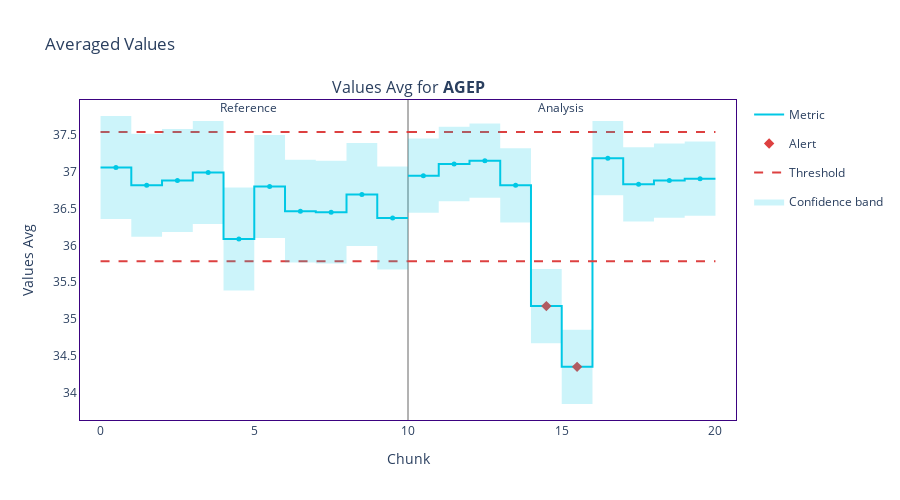
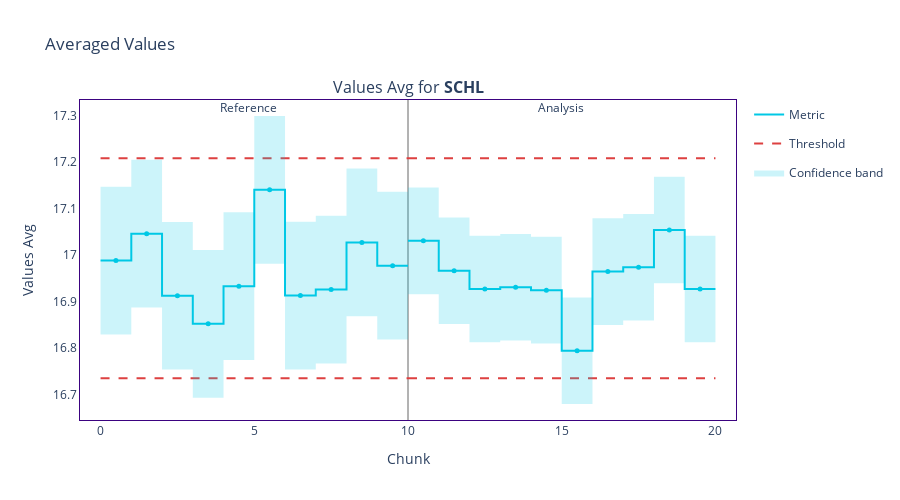
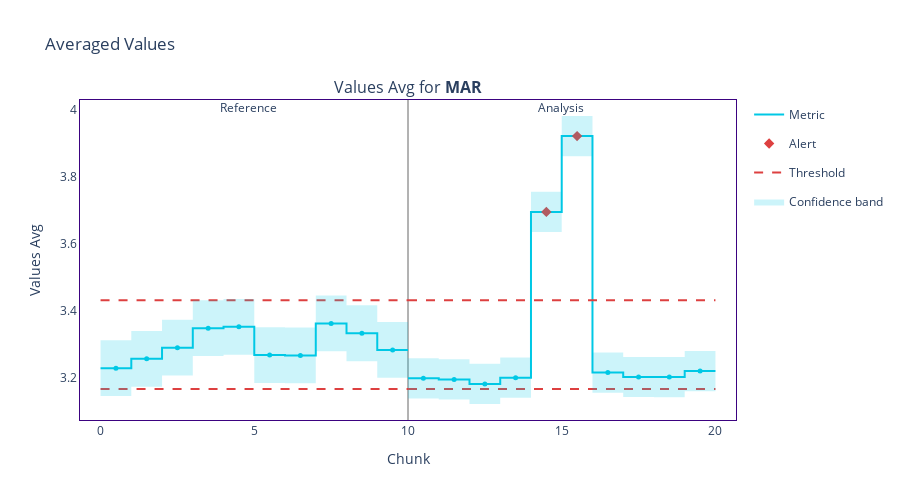
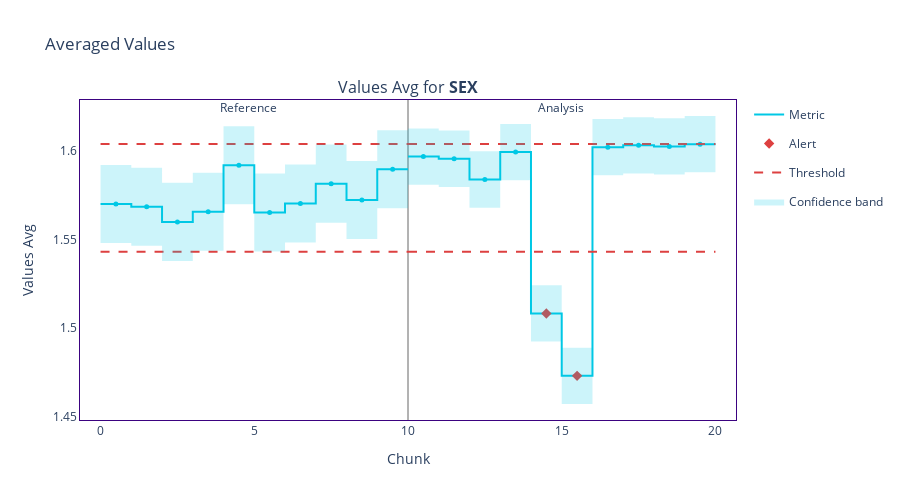

The code cell stored with these charts, in order, in its notebook:
### Markdown cell above
Let's examine how the mean of all columns is changing over time

### Code cell
calc = nml.SummaryStatsAvgCalculator(
    column_names=feature_column_names,
)

calc.fit(reference_df)
results = calc.calculate(analysis_df)
display(results.filter(period='all').to_df())

for column_name in results.column_names:
    results.filter(column_names=column_name).plot().show()

### Figure 1 — Plotly figure (JSON) as saved in the notebook; plotly's stock layout.template omitted (floating-point values rounded to 4 significant figures)
{"data": [{"hoverinfo": "skip", "legendgroup": "metric_reference", "line": {"color": "#00c8e5", "shape": "hv", "width": 2}, "mode": "lines", "name": "Metric", "showlegend": true, "x": [0, 1, 2, 3, 4, 5, 6, 7, 8, 9, 10], "y": [37.06, 36.82, 36.88, 36.99, 36.09, 36.8, 36.47, 36.45, 36.69, 36.37, 36.37], "type": "scatter", "xaxis": "x", "yaxis": "y"}, {"customdata": [["Values Avg for <b>AGEP</b>", "<b style=\"color:#00c8e5;line-height:60px\">Reference</b>", "", "[0:4539]", "Chunk index: <b>0</b>", 37.06, 0.7008], ["Values Avg for <b>AGEP</b>", "<b style=\"color:#00c8e5;line-height:60px\">Reference</b>", "", "[4540:9079]", "Chunk index: <b>1</b>", 36.82, 0.7008], ["Values Avg for <b>AGEP</b>", "<b style=\"color:#00c8e5;line-height:60px\">Reference</b>", "", "[9080:13619]", "Chunk index: <b>2</b>", 36.88, 0.7008], ["Values Avg for <b>AGEP</b>", "<b style=\"color:#00c8e5;line-height:60px\">Reference</b>", "", "[13620:18159]", "Chunk index: <b>3</b>", 36.99, 0.7008], ["Values Avg for <b>AGEP</b>", "<b style=\"color:#00c8e5;line-height:60px\">Reference</b>", "", "[18160:22699]", "Chunk index: <b>4</b>", 36.09, 0.7008], ["Values Avg for <b>AGEP</b>", "<b style=\"color:#00c8e5;line-height:60px\">Reference</b>", "", "[22700:27239]", "Chunk index: <b>5</b>", 36.8, 0.7008], ["Values Avg for <b>AGEP</b>", "<b style=\"color:#00c8e5;line-height:60px\">Reference</b>", "", "[27240:31779]", "Chunk index: <b>6</b>", 36.47, 0.7008], ["Values Avg for <b>AGEP</b>", "<b style=\"color:#00c8e5;line-height:60px\">Reference</b>", "", "[31780:36319]", "Chunk index: <b>7</b>", 36.45, 0.7008], ["Values Avg for <b>AGEP</b>", "<b style=\"color:#00c8e5;line-height:60px\">Reference</b>", "", "[36320:40859]", "Chunk index: <b>8</b>", 36.69, 0.7008], ["Values Avg for <b>AGEP</b>", "<b style=\"color:#00c8e5;line-height:60px\">Reference</b>", "", "[40860:45404]", "Chunk index: <b>9</b>", 36.37, 0.7004]], "hovertemplate": "%{customdata[1]} &nbsp; &nbsp; %{customdata[2]} <br />Chunk: <b>%{customdata[3]}</b> &nbsp; &nbsp; %{customdata[4]} <br />%{customdata[0]}: <b>%{customdata[5]}</b><br />Confidence band: +/- <b>%{customdata[6]}</b><br /><extra></extra>", "legendgroup": "metric_reference", "marker": {"color": "#00c8e5", "size": 5, "symbol": "circle"}, "mode": "markers", "name": "Metric", "showlegend": false, "x": [0.5, 1.5, 2.5, 3.5, 4.5, 5.5, 6.5, 7.5, 8.5, 9.5], "y": [37.06, 36.82, 36.88, 36.99, 36.09, 36.8, 36.47, 36.45, 36.69, 36.37, 36.37], "type": "scatter", "xaxis": "x", "yaxis": "y"}, {"hoverinfo": "skip", "legendgroup": "metric_analysis", "line": {"color": "#00c8e5", "shape": "hv", "width": 2}, "mode": "lines", "name": "Metric", "showlegend": false, "x": [10, 11, 12, 13, 14, 15, 16, 17, 18, 19, 20], "y": [36.95, 37.11, 37.15, 36.82, 35.17, 34.35, 37.19, 36.83, 36.88, 36.91, 36.91], "type": "scatter", "xaxis": "x", "yaxis": "y"}, {"customdata": [["Values Avg for <b>AGEP</b>", "<b style=\"color:#3b0280;line-height:60px\">Analysis</b>", "", "[0:8719]", "Chunk index: <b>0</b>", 36.95, 0.5057], ["Values Avg for <b>AGEP</b>", "<b style=\"color:#3b0280;line-height:60px\">Analysis</b>", "", "[8720:17439]", "Chunk index: <b>1</b>", 37.11, 0.5057], ["Values Avg for <b>AGEP</b>", "<b style=\"color:#3b0280;line-height:60px\">Analysis</b>", "", "[17440:26159]", "Chunk index: <b>2</b>", 37.15, 0.5057], ["Values Avg for <b>AGEP</b>", "<b style=\"color:#3b0280;line-height:60px\">Analysis</b>", "", "[26160:34879]", "Chunk index: <b>3</b>", 36.82, 0.5057], ["Values Avg for <b>AGEP</b>", "<b style=\"color:#3b0280;line-height:60px\">Analysis</b>", "<span style=\"color:#AD0000\">⚠ <b>Drift detected</b></span>", "[34880:43599]", "Chunk index: <b>4</b>", 35.17, 0.5057], ["Values Avg for <b>AGEP</b>", "<b style=\"color:#3b0280;line-height:60px\">Analysis</b>", "<span style=\"color:#AD0000\">⚠ <b>Drift detected</b></span>", "[43600:52319]", "Chunk index: <b>5</b>", 34.35, 0.5057], ["Values Avg for <b>AGEP</b>", "<b style=\"color:#3b0280;line-height:60px\">Analysis</b>", "", "[52320:61039]", "Chunk index: <b>6</b>", 37.19, 0.5057], ["Values Avg for <b>AGEP</b>", "<b style=\"color:#3b0280;line-height:60px\">Analysis</b>", "", "[61040:69759]", "Chunk index: <b>7</b>", 36.83, 0.5057], ["Values Avg for <b>AGEP</b>", "<b style=\"color:#3b0280;line-height:60px\">Analysis</b>", "", "[69760:78479]", "Chunk index: <b>8</b>", 36.88, 0.5057], ["Values Avg for <b>AGEP</b>", "<b style=\"color:#3b0280;line-height:60px\">Analysis</b>", "", "[78480:87204]", "Chunk index: <b>9</b>", 36.91, 0.5055]], "hovertemplate": "%{customdata[1]} &nbsp; &nbsp; %{customdata[2]} <br />Chunk: <b>%{customdata[3]}</b> &nbsp; &nbsp; %{customdata[4]} <br />%{customdata[0]}: <b>%{customdata[5]}</b><br />Confidence band: +/- <b>%{customdata[6]}</b><br /><extra></extra>", "legendgroup": "metric_analysis", "marker": {"color": "#00c8e5", "size": 5, "symbol": "circle"}, "mode": "markers", "name": "Metric", "showlegend": false, "x": [10.5, 11.5, 12.5, 13.5, 14.5, 15.5, 16.5, 17.5, 18.5, 19.5], "y": [36.95, 37.11, 37.15, 36.82, 35.17, 34.35, 37.19, 36.83, 36.88, 36.91, 36.91], "type": "scatter", "xaxis": "x", "yaxis": "y"}, {"hoverinfo": "skip", "legendgroup": "alert", "marker": {"color": "#DD4040", "size": 8, "symbol": "diamond"}, "mode": "markers", "name": "Alert", "showlegend": true, "x": [14.5, 15.5], "y": [35.17, 34.35], "type": "scatter", "xaxis": "x", "yaxis": "y"}, {"hoverinfo": "skip", "legendgroup": "thresh", "line": {"color": "#DD4040", "dash": "dash", "width": 2}, "mode": "lines", "name": "Threshold", "showlegend": true, "x": [0, 1, 2, 3, 4, 5, 6, 7, 8, 9, 10], "y": [37.54, 37.54, 37.54, 37.54, 37.54, 37.54, 37.54, 37.54, 37.54, 37.54, 37.54], "type": "scatter", "xaxis": "x", "yaxis": "y"}, {"hoverinfo": "skip", "legendgroup": "thresh", "line": {"color": "#DD4040", "dash": "dash", "width": 2}, "mode": "lines", "name": "Threshold", "showlegend": false, "x": [0, 1, 2, 3, 4, 5, 6, 7, 8, 9, 10], "y": [35.78, 35.78, 35.78, 35.78, 35.78, 35.78, 35.78, 35.78, 35.78, 35.78, 35.78], "type": "scatter", "xaxis": "x", "yaxis": "y"}, {"hoverinfo": "skip", "legendgroup": "thresh", "line": {"color": "#DD4040", "dash": "dash", "width": 2}, "mode": "lines", "name": "Threshold", "showlegend": false, "x": [10, 11, 12, 13, 14, 15, 16, 17, 18, 19, 20], "y": [37.54, 37.54, 37.54, 37.54, 37.54, 37.54, 37.54, 37.54, 37.54, 37.54, 37.54], "type": "scatter", "xaxis": "x", "yaxis": "y"}, {"hoverinfo": "skip", "legendgroup": "thresh", "line": {"color": "#DD4040", "dash": "dash", "width": 2}, "mode": "lines", "name": "Threshold", "showlegend": false, "x": [10, 11, 12, 13, 14, 15, 16, 17, 18, 19, 20], "y": [35.78, 35.78, 35.78, 35.78, 35.78, 35.78, 35.78, 35.78, 35.78, 35.78, 35.78], "type": "scatter", "xaxis": "x", "yaxis": "y"}, {"hoverinfo": "skip", "line": {"color": "rgba(0,0,0,0)", "shape": "hv"}, "mode": "lines", "name": "Confidence band", "showlegend": false, "x": [0, 1, 2, 3, 4, 5, 6, 7, 8, 9, 10], "y": [37.76, 37.52, 37.59, 37.69, 36.79, 37.5, 37.17, 37.15, 37.4, 37.07, 37.07], "type": "scatter", "xaxis": "x", "yaxis": "y"}, {"fill": "tonexty", "fillcolor": "rgba(0.0, 0.7843137254901961, 0.8980392156862745, 0.2)", "hoverinfo": "skip", "line": {"color": "rgba(0,0,0,0)", "shape": "hv"}, "mode": "lines", "name": "Confidence band", "showlegend": true, "x": [0, 1, 2, 3, 4, 5, 6, 7, 8, 9, 10], "y": [36.36, 36.12, 36.18, 36.29, 35.39, 36.1, 35.77, 35.75, 35.99, 35.67, 35.67], "type": "scatter", "xaxis": "x", "yaxis": "y"}, {"hoverinfo": "skip", "line": {"color": "rgba(0,0,0,0)", "shape": "hv"}, "mode": "lines", "name": "Confidence band", "showlegend": false, "x": [10, 11, 12, 13, 14, 15, 16, 17, 18, 19, 20], "y": [37.46, 37.61, 37.66, 37.32, 35.68, 34.85, 37.69, 37.34, 37.39, 37.41, 37.41], "type": "scatter", "xaxis": "x", "yaxis": "y"}, {"fill": "tonexty", "fillcolor": "rgba(0.0, 0.7843137254901961, 0.8980392156862745, 0.2)", "hoverinfo": "skip", "line": {"color": "rgba(0,0,0,0)", "shape": "hv"}, "mode": "lines", "name": "Confidence band", "showlegend": false, "x": [10, 11, 12, 13, 14, 15, 16, 17, 18, 19, 20], "y": [36.44, 36.6, 36.65, 36.31, 34.67, 33.84, 36.68, 36.33, 36.38, 36.4, 36.4], "type": "scatter", "xaxis": "x", "yaxis": "y"}], "layout": {"height": 500.0, "hoverlabel": {"bgcolor": "white", "font": {"size": 14}}, "legend": {"itemclick": false, "itemdoubleclick": false, "traceorder": "grouped"}, "paper_bgcolor": "rgba(255,255,255,1)", "plot_bgcolor": "rgba(255,255,255,1)", "title": {"text": "Averaged Values "}, "xaxis": {"linecolor": "#3b0280", "mirror": true, "showgrid": false, "title": {"text": "Chunk"}, "zeroline": false, "anchor": "y", "domain": [0.0, 1.0], "matches": "x"}, "yaxis": {"linecolor": "#3b0280", "mirror": true, "showgrid": false, "title": {"text": "Values Avg"}, "zeroline": false, "anchor": "x", "domain": [0.0, 1.0]}, "annotations": [{"font": {"size": 16}, "showarrow": false, "text": "Values Avg for <b>AGEP</b>", "x": 0.5, "xanchor": "center", "xref": "paper", "y": 1.0, "yanchor": "bottom", "yref": "paper"}, {"showarrow": false, "text": "Reference", "x": 4.5, "xref": "x", "xshift": 10, "y": 1.01, "yref": "y domain"}, {"showarrow": false, "text": "Analysis", "x": 14.5, "xref": "x", "xshift": 15, "y": 1.01, "yref": "y domain"}], "shapes": [{"layer": "below", "line": {"color": "#666666", "width": 1}, "type": "line", "x0": 10, "x1": 10, "xref": "x", "y0": 0, "y1": 1, "yref": "y domain"}]}}

### Figure 2 — Plotly figure (JSON) as saved in the notebook; plotly's stock layout.template omitted (floating-point values rounded to 4 significant figures)
{"data": [{"hoverinfo": "skip", "legendgroup": "metric_reference", "line": {"color": "#00c8e5", "shape": "hv", "width": 2}, "mode": "lines", "name": "Metric", "showlegend": true, "x": [0, 1, 2, 3, 4, 5, 6, 7, 8, 9, 10], "y": [16.99, 17.05, 16.91, 16.85, 16.93, 17.14, 16.91, 16.93, 17.03, 16.98, 16.98], "type": "scatter", "xaxis": "x", "yaxis": "y"}, {"customdata": [["Values Avg for <b>SCHL</b>", "<b style=\"color:#00c8e5;line-height:60px\">Reference</b>", "", "[0:4539]", "Chunk index: <b>0</b>", 16.99, 0.1589], ["Values Avg for <b>SCHL</b>", "<b style=\"color:#00c8e5;line-height:60px\">Reference</b>", "", "[4540:9079]", "Chunk index: <b>1</b>", 17.05, 0.1589], ["Values Avg for <b>SCHL</b>", "<b style=\"color:#00c8e5;line-height:60px\">Reference</b>", "", "[9080:13619]", "Chunk index: <b>2</b>", 16.91, 0.1589], ["Values Avg for <b>SCHL</b>", "<b style=\"color:#00c8e5;line-height:60px\">Reference</b>", "", "[13620:18159]", "Chunk index: <b>3</b>", 16.85, 0.1589], ["Values Avg for <b>SCHL</b>", "<b style=\"color:#00c8e5;line-height:60px\">Reference</b>", "", "[18160:22699]", "Chunk index: <b>4</b>", 16.93, 0.1589], ["Values Avg for <b>SCHL</b>", "<b style=\"color:#00c8e5;line-height:60px\">Reference</b>", "", "[22700:27239]", "Chunk index: <b>5</b>", 17.14, 0.1589], ["Values Avg for <b>SCHL</b>", "<b style=\"color:#00c8e5;line-height:60px\">Reference</b>", "", "[27240:31779]", "Chunk index: <b>6</b>", 16.91, 0.1589], ["Values Avg for <b>SCHL</b>", "<b style=\"color:#00c8e5;line-height:60px\">Reference</b>", "", "[31780:36319]", "Chunk index: <b>7</b>", 16.93, 0.1589], ["Values Avg for <b>SCHL</b>", "<b style=\"color:#00c8e5;line-height:60px\">Reference</b>", "", "[36320:40859]", "Chunk index: <b>8</b>", 17.03, 0.1589], ["Values Avg for <b>SCHL</b>", "<b style=\"color:#00c8e5;line-height:60px\">Reference</b>", "", "[40860:45404]", "Chunk index: <b>9</b>", 16.98, 0.1588]], "hovertemplate": "%{customdata[1]} &nbsp; &nbsp; %{customdata[2]} <br />Chunk: <b>%{customdata[3]}</b> &nbsp; &nbsp; %{customdata[4]} <br />%{customdata[0]}: <b>%{customdata[5]}</b><br />Confidence band: +/- <b>%{customdata[6]}</b><br /><extra></extra>", "legendgroup": "metric_reference", "marker": {"color": "#00c8e5", "size": 5, "symbol": "circle"}, "mode": "markers", "name": "Metric", "showlegend": false, "x": [0.5, 1.5, 2.5, 3.5, 4.5, 5.5, 6.5, 7.5, 8.5, 9.5], "y": [16.99, 17.05, 16.91, 16.85, 16.93, 17.14, 16.91, 16.93, 17.03, 16.98, 16.98], "type": "scatter", "xaxis": "x", "yaxis": "y"}, {"hoverinfo": "skip", "legendgroup": "metric_analysis", "line": {"color": "#00c8e5", "shape": "hv", "width": 2}, "mode": "lines", "name": "Metric", "showlegend": false, "x": [10, 11, 12, 13, 14, 15, 16, 17, 18, 19, 20], "y": [17.03, 16.97, 16.93, 16.93, 16.92, 16.79, 16.96, 16.97, 17.05, 16.93, 16.93], "type": "scatter", "xaxis": "x", "yaxis": "y"}, {"customdata": [["Values Avg for <b>SCHL</b>", "<b style=\"color:#3b0280;line-height:60px\">Analysis</b>", "", "[0:8719]", "Chunk index: <b>0</b>", 17.03, 0.1147], ["Values Avg for <b>SCHL</b>", "<b style=\"color:#3b0280;line-height:60px\">Analysis</b>", "", "[8720:17439]", "Chunk index: <b>1</b>", 16.97, 0.1147], ["Values Avg for <b>SCHL</b>", "<b style=\"color:#3b0280;line-height:60px\">Analysis</b>", "", "[17440:26159]", "Chunk index: <b>2</b>", 16.93, 0.1147], ["Values Avg for <b>SCHL</b>", "<b style=\"color:#3b0280;line-height:60px\">Analysis</b>", "", "[26160:34879]", "Chunk index: <b>3</b>", 16.93, 0.1147], ["Values Avg for <b>SCHL</b>", "<b style=\"color:#3b0280;line-height:60px\">Analysis</b>", "", "[34880:43599]", "Chunk index: <b>4</b>", 16.92, 0.1147], ["Values Avg for <b>SCHL</b>", "<b style=\"color:#3b0280;line-height:60px\">Analysis</b>", "", "[43600:52319]", "Chunk index: <b>5</b>", 16.79, 0.1147], ["Values Avg for <b>SCHL</b>", "<b style=\"color:#3b0280;line-height:60px\">Analysis</b>", "", "[52320:61039]", "Chunk index: <b>6</b>", 16.96, 0.1147], ["Values Avg for <b>SCHL</b>", "<b style=\"color:#3b0280;line-height:60px\">Analysis</b>", "", "[61040:69759]", "Chunk index: <b>7</b>", 16.97, 0.1147], ["Values Avg for <b>SCHL</b>", "<b style=\"color:#3b0280;line-height:60px\">Analysis</b>", "", "[69760:78479]", "Chunk index: <b>8</b>", 17.05, 0.1147], ["Values Avg for <b>SCHL</b>", "<b style=\"color:#3b0280;line-height:60px\">Analysis</b>", "", "[78480:87204]", "Chunk index: <b>9</b>", 16.93, 0.1146]], "hovertemplate": "%{customdata[1]} &nbsp; &nbsp; %{customdata[2]} <br />Chunk: <b>%{customdata[3]}</b> &nbsp; &nbsp; %{customdata[4]} <br />%{customdata[0]}: <b>%{customdata[5]}</b><br />Confidence band: +/- <b>%{customdata[6]}</b><br /><extra></extra>", "legendgroup": "metric_analysis", "marker": {"color": "#00c8e5", "size": 5, "symbol": "circle"}, "mode": "markers", "name": "Metric", "showlegend": false, "x": [10.5, 11.5, 12.5, 13.5, 14.5, 15.5, 16.5, 17.5, 18.5, 19.5], "y": [17.03, 16.97, 16.93, 16.93, 16.92, 16.79, 16.96, 16.97, 17.05, 16.93, 16.93], "type": "scatter", "xaxis": "x", "yaxis": "y"}, {"hoverinfo": "skip", "legendgroup": "alert", "marker": {"color": "#DD4040", "size": 8, "symbol": "diamond"}, "mode": "markers", "name": "Alert", "showlegend": true, "x": [], "y": [], "type": "scatter", "xaxis": "x", "yaxis": "y"}, {"hoverinfo": "skip", "legendgroup": "thresh", "line": {"color": "#DD4040", "dash": "dash", "width": 2}, "mode": "lines", "name": "Threshold", "showlegend": true, "x": [0, 1, 2, 3, 4, 5, 6, 7, 8, 9, 10], "y": [17.21, 17.21, 17.21, 17.21, 17.21, 17.21, 17.21, 17.21, 17.21, 17.21, 17.21], "type": "scatter", "xaxis": "x", "yaxis": "y"}, {"hoverinfo": "skip", "legendgroup": "thresh", "line": {"color": "#DD4040", "dash": "dash", "width": 2}, "mode": "lines", "name": "Threshold", "showlegend": false, "x": [0, 1, 2, 3, 4, 5, 6, 7, 8, 9, 10], "y": [16.73, 16.73, 16.73, 16.73, 16.73, 16.73, 16.73, 16.73, 16.73, 16.73, 16.73], "type": "scatter", "xaxis": "x", "yaxis": "y"}, {"hoverinfo": "skip", "legendgroup": "thresh", "line": {"color": "#DD4040", "dash": "dash", "width": 2}, "mode": "lines", "name": "Threshold", "showlegend": false, "x": [10, 11, 12, 13, 14, 15, 16, 17, 18, 19, 20], "y": [17.21, 17.21, 17.21, 17.21, 17.21, 17.21, 17.21, 17.21, 17.21, 17.21, 17.21], "type": "scatter", "xaxis": "x", "yaxis": "y"}, {"hoverinfo": "skip", "legendgroup": "thresh", "line": {"color": "#DD4040", "dash": "dash", "width": 2}, "mode": "lines", "name": "Threshold", "showlegend": false, "x": [10, 11, 12, 13, 14, 15, 16, 17, 18, 19, 20], "y": [16.73, 16.73, 16.73, 16.73, 16.73, 16.73, 16.73, 16.73, 16.73, 16.73, 16.73], "type": "scatter", "xaxis": "x", "yaxis": "y"}, {"hoverinfo": "skip", "line": {"color": "rgba(0,0,0,0)", "shape": "hv"}, "mode": "lines", "name": "Confidence band", "showlegend": false, "x": [0, 1, 2, 3, 4, 5, 6, 7, 8, 9, 10], "y": [17.15, 17.21, 17.07, 17.01, 17.09, 17.3, 17.07, 17.08, 17.19, 17.14, 17.14], "type": "scatter", "xaxis": "x", "yaxis": "y"}, {"fill": "tonexty", "fillcolor": "rgba(0.0, 0.7843137254901961, 0.8980392156862745, 0.2)", "hoverinfo": "skip", "line": {"color": "rgba(0,0,0,0)", "shape": "hv"}, "mode": "lines", "name": "Confidence band", "showlegend": true, "x": [0, 1, 2, 3, 4, 5, 6, 7, 8, 9, 10], "y": [16.83, 16.89, 16.75, 16.69, 16.77, 16.98, 16.75, 16.77, 16.87, 16.82, 16.82], "type": "scatter", "xaxis": "x", "yaxis": "y"}, {"hoverinfo": "skip", "line": {"color": "rgba(0,0,0,0)", "shape": "hv"}, "mode": "lines", "name": "Confidence band", "showlegend": false, "x": [10, 11, 12, 13, 14, 15, 16, 17, 18, 19, 20], "y": [17.15, 17.08, 17.04, 17.05, 17.04, 16.91, 17.08, 17.09, 17.17, 17.04, 17.04], "type": "scatter", "xaxis": "x", "yaxis": "y"}, {"fill": "tonexty", "fillcolor": "rgba(0.0, 0.7843137254901961, 0.8980392156862745, 0.2)", "hoverinfo": "skip", "line": {"color": "rgba(0,0,0,0)", "shape": "hv"}, "mode": "lines", "name": "Confidence band", "showlegend": false, "x": [10, 11, 12, 13, 14, 15, 16, 17, 18, 19, 20], "y": [16.92, 16.85, 16.81, 16.82, 16.81, 16.68, 16.85, 16.86, 16.94, 16.81, 16.81], "type": "scatter", "xaxis": "x", "yaxis": "y"}], "layout": {"height": 500.0, "hoverlabel": {"bgcolor": "white", "font": {"size": 14}}, "legend": {"itemclick": false, "itemdoubleclick": false, "traceorder": "grouped"}, "paper_bgcolor": "rgba(255,255,255,1)", "plot_bgcolor": "rgba(255,255,255,1)", "title": {"text": "Averaged Values "}, "xaxis": {"linecolor": "#3b0280", "mirror": true, "showgrid": false, "title": {"text": "Chunk"}, "zeroline": false, "anchor": "y", "domain": [0.0, 1.0], "matches": "x"}, "yaxis": {"linecolor": "#3b0280", "mirror": true, "showgrid": false, "title": {"text": "Values Avg"}, "zeroline": false, "anchor": "x", "domain": [0.0, 1.0]}, "annotations": [{"font": {"size": 16}, "showarrow": false, "text": "Values Avg for <b>SCHL</b>", "x": 0.5, "xanchor": "center", "xref": "paper", "y": 1.0, "yanchor": "bottom", "yref": "paper"}, {"showarrow": false, "text": "Reference", "x": 4.5, "xref": "x", "xshift": 10, "y": 1.01, "yref": "y domain"}, {"showarrow": false, "text": "Analysis", "x": 14.5, "xref": "x", "xshift": 15, "y": 1.01, "yref": "y domain"}], "shapes": [{"layer": "below", "line": {"color": "#666666", "width": 1}, "type": "line", "x0": 10, "x1": 10, "xref": "x", "y0": 0, "y1": 1, "yref": "y domain"}]}}

### Figure 3 — Plotly figure (JSON) as saved in the notebook; plotly's stock layout.template omitted (floating-point values rounded to 4 significant figures)
{"data": [{"hoverinfo": "skip", "legendgroup": "metric_reference", "line": {"color": "#00c8e5", "shape": "hv", "width": 2}, "mode": "lines", "name": "Metric", "showlegend": true, "x": [0, 1, 2, 3, 4, 5, 6, 7, 8, 9, 10], "y": [3.23, 3.258, 3.291, 3.349, 3.353, 3.269, 3.268, 3.363, 3.334, 3.284, 3.284], "type": "scatter", "xaxis": "x", "yaxis": "y"}, {"customdata": [["Values Avg for <b>MAR</b>", "<b style=\"color:#00c8e5;line-height:60px\">Reference</b>", "", "[0:4539]", "Chunk index: <b>0</b>", 3.23, 0.0832], ["Values Avg for <b>MAR</b>", "<b style=\"color:#00c8e5;line-height:60px\">Reference</b>", "", "[4540:9079]", "Chunk index: <b>1</b>", 3.258, 0.0832], ["Values Avg for <b>MAR</b>", "<b style=\"color:#00c8e5;line-height:60px\">Reference</b>", "", "[9080:13619]", "Chunk index: <b>2</b>", 3.291, 0.0832], ["Values Avg for <b>MAR</b>", "<b style=\"color:#00c8e5;line-height:60px\">Reference</b>", "", "[13620:18159]", "Chunk index: <b>3</b>", 3.349, 0.0832], ["Values Avg for <b>MAR</b>", "<b style=\"color:#00c8e5;line-height:60px\">Reference</b>", "", "[18160:22699]", "Chunk index: <b>4</b>", 3.353, 0.0832], ["Values Avg for <b>MAR</b>", "<b style=\"color:#00c8e5;line-height:60px\">Reference</b>", "", "[22700:27239]", "Chunk index: <b>5</b>", 3.269, 0.0832], ["Values Avg for <b>MAR</b>", "<b style=\"color:#00c8e5;line-height:60px\">Reference</b>", "", "[27240:31779]", "Chunk index: <b>6</b>", 3.268, 0.0832], ["Values Avg for <b>MAR</b>", "<b style=\"color:#00c8e5;line-height:60px\">Reference</b>", "", "[31780:36319]", "Chunk index: <b>7</b>", 3.363, 0.0832], ["Values Avg for <b>MAR</b>", "<b style=\"color:#00c8e5;line-height:60px\">Reference</b>", "", "[36320:40859]", "Chunk index: <b>8</b>", 3.334, 0.0832], ["Values Avg for <b>MAR</b>", "<b style=\"color:#00c8e5;line-height:60px\">Reference</b>", "", "[40860:45404]", "Chunk index: <b>9</b>", 3.284, 0.0831]], "hovertemplate": "%{customdata[1]} &nbsp; &nbsp; %{customdata[2]} <br />Chunk: <b>%{customdata[3]}</b> &nbsp; &nbsp; %{customdata[4]} <br />%{customdata[0]}: <b>%{customdata[5]}</b><br />Confidence band: +/- <b>%{customdata[6]}</b><br /><extra></extra>", "legendgroup": "metric_reference", "marker": {"color": "#00c8e5", "size": 5, "symbol": "circle"}, "mode": "markers", "name": "Metric", "showlegend": false, "x": [0.5, 1.5, 2.5, 3.5, 4.5, 5.5, 6.5, 7.5, 8.5, 9.5], "y": [3.23, 3.258, 3.291, 3.349, 3.353, 3.269, 3.268, 3.363, 3.334, 3.284, 3.284], "type": "scatter", "xaxis": "x", "yaxis": "y"}, {"hoverinfo": "skip", "legendgroup": "metric_analysis", "line": {"color": "#00c8e5", "shape": "hv", "width": 2}, "mode": "lines", "name": "Metric", "showlegend": false, "x": [10, 11, 12, 13, 14, 15, 16, 17, 18, 19, 20], "y": [3.2, 3.196, 3.183, 3.201, 3.696, 3.922, 3.217, 3.203, 3.203, 3.221, 3.221], "type": "scatter", "xaxis": "x", "yaxis": "y"}, {"customdata": [["Values Avg for <b>MAR</b>", "<b style=\"color:#3b0280;line-height:60px\">Analysis</b>", "", "[0:8719]", "Chunk index: <b>0</b>", 3.2, 0.06], ["Values Avg for <b>MAR</b>", "<b style=\"color:#3b0280;line-height:60px\">Analysis</b>", "", "[8720:17439]", "Chunk index: <b>1</b>", 3.196, 0.06], ["Values Avg for <b>MAR</b>", "<b style=\"color:#3b0280;line-height:60px\">Analysis</b>", "", "[17440:26159]", "Chunk index: <b>2</b>", 3.183, 0.06], ["Values Avg for <b>MAR</b>", "<b style=\"color:#3b0280;line-height:60px\">Analysis</b>", "", "[26160:34879]", "Chunk index: <b>3</b>", 3.201, 0.06], ["Values Avg for <b>MAR</b>", "<b style=\"color:#3b0280;line-height:60px\">Analysis</b>", "<span style=\"color:#AD0000\">⚠ <b>Drift detected</b></span>", "[34880:43599]", "Chunk index: <b>4</b>", 3.696, 0.06], ["Values Avg for <b>MAR</b>", "<b style=\"color:#3b0280;line-height:60px\">Analysis</b>", "<span style=\"color:#AD0000\">⚠ <b>Drift detected</b></span>", "[43600:52319]", "Chunk index: <b>5</b>", 3.922, 0.06], ["Values Avg for <b>MAR</b>", "<b style=\"color:#3b0280;line-height:60px\">Analysis</b>", "", "[52320:61039]", "Chunk index: <b>6</b>", 3.217, 0.06], ["Values Avg for <b>MAR</b>", "<b style=\"color:#3b0280;line-height:60px\">Analysis</b>", "", "[61040:69759]", "Chunk index: <b>7</b>", 3.203, 0.06], ["Values Avg for <b>MAR</b>", "<b style=\"color:#3b0280;line-height:60px\">Analysis</b>", "", "[69760:78479]", "Chunk index: <b>8</b>", 3.203, 0.06], ["Values Avg for <b>MAR</b>", "<b style=\"color:#3b0280;line-height:60px\">Analysis</b>", "", "[78480:87204]", "Chunk index: <b>9</b>", 3.221, 0.06]], "hovertemplate": "%{customdata[1]} &nbsp; &nbsp; %{customdata[2]} <br />Chunk: <b>%{customdata[3]}</b> &nbsp; &nbsp; %{customdata[4]} <br />%{customdata[0]}: <b>%{customdata[5]}</b><br />Confidence band: +/- <b>%{customdata[6]}</b><br /><extra></extra>", "legendgroup": "metric_analysis", "marker": {"color": "#00c8e5", "size": 5, "symbol": "circle"}, "mode": "markers", "name": "Metric", "showlegend": false, "x": [10.5, 11.5, 12.5, 13.5, 14.5, 15.5, 16.5, 17.5, 18.5, 19.5], "y": [3.2, 3.196, 3.183, 3.201, 3.696, 3.922, 3.217, 3.203, 3.203, 3.221, 3.221], "type": "scatter", "xaxis": "x", "yaxis": "y"}, {"hoverinfo": "skip", "legendgroup": "alert", "marker": {"color": "#DD4040", "size": 8, "symbol": "diamond"}, "mode": "markers", "name": "Alert", "showlegend": true, "x": [14.5, 15.5], "y": [3.696, 3.922], "type": "scatter", "xaxis": "x", "yaxis": "y"}, {"hoverinfo": "skip", "legendgroup": "thresh", "line": {"color": "#DD4040", "dash": "dash", "width": 2}, "mode": "lines", "name": "Threshold", "showlegend": true, "x": [0, 1, 2, 3, 4, 5, 6, 7, 8, 9, 10], "y": [3.432, 3.432, 3.432, 3.432, 3.432, 3.432, 3.432, 3.432, 3.432, 3.432, 3.432], "type": "scatter", "xaxis": "x", "yaxis": "y"}, {"hoverinfo": "skip", "legendgroup": "thresh", "line": {"color": "#DD4040", "dash": "dash", "width": 2}, "mode": "lines", "name": "Threshold", "showlegend": false, "x": [0, 1, 2, 3, 4, 5, 6, 7, 8, 9, 10], "y": [3.167, 3.167, 3.167, 3.167, 3.167, 3.167, 3.167, 3.167, 3.167, 3.167, 3.167], "type": "scatter", "xaxis": "x", "yaxis": "y"}, {"hoverinfo": "skip", "legendgroup": "thresh", "line": {"color": "#DD4040", "dash": "dash", "width": 2}, "mode": "lines", "name": "Threshold", "showlegend": false, "x": [10, 11, 12, 13, 14, 15, 16, 17, 18, 19, 20], "y": [3.432, 3.432, 3.432, 3.432, 3.432, 3.432, 3.432, 3.432, 3.432, 3.432, 3.432], "type": "scatter", "xaxis": "x", "yaxis": "y"}, {"hoverinfo": "skip", "legendgroup": "thresh", "line": {"color": "#DD4040", "dash": "dash", "width": 2}, "mode": "lines", "name": "Threshold", "showlegend": false, "x": [10, 11, 12, 13, 14, 15, 16, 17, 18, 19, 20], "y": [3.167, 3.167, 3.167, 3.167, 3.167, 3.167, 3.167, 3.167, 3.167, 3.167, 3.167], "type": "scatter", "xaxis": "x", "yaxis": "y"}, {"hoverinfo": "skip", "line": {"color": "rgba(0,0,0,0)", "shape": "hv"}, "mode": "lines", "name": "Confidence band", "showlegend": false, "x": [0, 1, 2, 3, 4, 5, 6, 7, 8, 9, 10], "y": [3.313, 3.341, 3.374, 3.432, 3.436, 3.352, 3.351, 3.446, 3.417, 3.367, 3.367], "type": "scatter", "xaxis": "x", "yaxis": "y"}, {"fill": "tonexty", "fillcolor": "rgba(0.0, 0.7843137254901961, 0.8980392156862745, 0.2)", "hoverinfo": "skip", "line": {"color": "rgba(0,0,0,0)", "shape": "hv"}, "mode": "lines", "name": "Confidence band", "showlegend": true, "x": [0, 1, 2, 3, 4, 5, 6, 7, 8, 9, 10], "y": [3.147, 3.175, 3.208, 3.266, 3.27, 3.186, 3.184, 3.28, 3.251, 3.201, 3.201], "type": "scatter", "xaxis": "x", "yaxis": "y"}, {"hoverinfo": "skip", "line": {"color": "rgba(0,0,0,0)", "shape": "hv"}, "mode": "lines", "name": "Confidence band", "showlegend": false, "x": [10, 11, 12, 13, 14, 15, 16, 17, 18, 19, 20], "y": [3.26, 3.256, 3.243, 3.261, 3.756, 3.982, 3.277, 3.263, 3.263, 3.281, 3.281], "type": "scatter", "xaxis": "x", "yaxis": "y"}, {"fill": "tonexty", "fillcolor": "rgba(0.0, 0.7843137254901961, 0.8980392156862745, 0.2)", "hoverinfo": "skip", "line": {"color": "rgba(0,0,0,0)", "shape": "hv"}, "mode": "lines", "name": "Confidence band", "showlegend": false, "x": [10, 11, 12, 13, 14, 15, 16, 17, 18, 19, 20], "y": [3.14, 3.136, 3.123, 3.141, 3.636, 3.862, 3.157, 3.143, 3.143, 3.161, 3.161], "type": "scatter", "xaxis": "x", "yaxis": "y"}], "layout": {"height": 500.0, "hoverlabel": {"bgcolor": "white", "font": {"size": 14}}, "legend": {"itemclick": false, "itemdoubleclick": false, "traceorder": "grouped"}, "paper_bgcolor": "rgba(255,255,255,1)", "plot_bgcolor": "rgba(255,255,255,1)", "title": {"text": "Averaged Values "}, "xaxis": {"linecolor": "#3b0280", "mirror": true, "showgrid": false, "title": {"text": "Chunk"}, "zeroline": false, "anchor": "y", "domain": [0.0, 1.0], "matches": "x"}, "yaxis": {"linecolor": "#3b0280", "mirror": true, "showgrid": false, "title": {"text": "Values Avg"}, "zeroline": false, "anchor": "x", "domain": [0.0, 1.0]}, "annotations": [{"font": {"size": 16}, "showarrow": false, "text": "Values Avg for <b>MAR</b>", "x": 0.5, "xanchor": "center", "xref": "paper", "y": 1.0, "yanchor": "bottom", "yref": "paper"}, {"showarrow": false, "text": "Reference", "x": 4.5, "xref": "x", "xshift": 10, "y": 1.01, "yref": "y domain"}, {"showarrow": false, "text": "Analysis", "x": 14.5, "xref": "x", "xshift": 15, "y": 1.01, "yref": "y domain"}], "shapes": [{"layer": "below", "line": {"color": "#666666", "width": 1}, "type": "line", "x0": 10, "x1": 10, "xref": "x", "y0": 0, "y1": 1, "yref": "y domain"}]}}

### Figure 4 — Plotly figure (JSON) as saved in the notebook; plotly's stock layout.template omitted (floating-point values rounded to 4 significant figures)
{"data": [{"hoverinfo": "skip", "legendgroup": "metric_reference", "line": {"color": "#00c8e5", "shape": "hv", "width": 2}, "mode": "lines", "name": "Metric", "showlegend": true, "x": [0, 1, 2, 3, 4, 5, 6, 7, 8, 9, 10], "y": [1.57, 1.569, 1.56, 1.566, 1.592, 1.565, 1.57, 1.581, 1.572, 1.59, 1.59], "type": "scatter", "xaxis": "x", "yaxis": "y"}, {"customdata": [["Values Avg for <b>SEX</b>", "<b style=\"color:#00c8e5;line-height:60px\">Reference</b>", "", "[0:4539]", "Chunk index: <b>0</b>", 1.57, 0.022], ["Values Avg for <b>SEX</b>", "<b style=\"color:#00c8e5;line-height:60px\">Reference</b>", "", "[4540:9079]", "Chunk index: <b>1</b>", 1.569, 0.022], ["Values Avg for <b>SEX</b>", "<b style=\"color:#00c8e5;line-height:60px\">Reference</b>", "", "[9080:13619]", "Chunk index: <b>2</b>", 1.56, 0.022], ["Values Avg for <b>SEX</b>", "<b style=\"color:#00c8e5;line-height:60px\">Reference</b>", "", "[13620:18159]", "Chunk index: <b>3</b>", 1.566, 0.022], ["Values Avg for <b>SEX</b>", "<b style=\"color:#00c8e5;line-height:60px\">Reference</b>", "", "[18160:22699]", "Chunk index: <b>4</b>", 1.592, 0.022], ["Values Avg for <b>SEX</b>", "<b style=\"color:#00c8e5;line-height:60px\">Reference</b>", "", "[22700:27239]", "Chunk index: <b>5</b>", 1.565, 0.022], ["Values Avg for <b>SEX</b>", "<b style=\"color:#00c8e5;line-height:60px\">Reference</b>", "", "[27240:31779]", "Chunk index: <b>6</b>", 1.57, 0.022], ["Values Avg for <b>SEX</b>", "<b style=\"color:#00c8e5;line-height:60px\">Reference</b>", "", "[31780:36319]", "Chunk index: <b>7</b>", 1.581, 0.022], ["Values Avg for <b>SEX</b>", "<b style=\"color:#00c8e5;line-height:60px\">Reference</b>", "", "[36320:40859]", "Chunk index: <b>8</b>", 1.572, 0.022], ["Values Avg for <b>SEX</b>", "<b style=\"color:#00c8e5;line-height:60px\">Reference</b>", "", "[40860:45404]", "Chunk index: <b>9</b>", 1.59, 0.022]], "hovertemplate": "%{customdata[1]} &nbsp; &nbsp; %{customdata[2]} <br />Chunk: <b>%{customdata[3]}</b> &nbsp; &nbsp; %{customdata[4]} <br />%{customdata[0]}: <b>%{customdata[5]}</b><br />Confidence band: +/- <b>%{customdata[6]}</b><br /><extra></extra>", "legendgroup": "metric_reference", "marker": {"color": "#00c8e5", "size": 5, "symbol": "circle"}, "mode": "markers", "name": "Metric", "showlegend": false, "x": [0.5, 1.5, 2.5, 3.5, 4.5, 5.5, 6.5, 7.5, 8.5, 9.5], "y": [1.57, 1.569, 1.56, 1.566, 1.592, 1.565, 1.57, 1.581, 1.572, 1.59, 1.59], "type": "scatter", "xaxis": "x", "yaxis": "y"}, {"hoverinfo": "skip", "legendgroup": "metric_analysis", "line": {"color": "#00c8e5", "shape": "hv", "width": 2}, "mode": "lines", "name": "Metric", "showlegend": false, "x": [10, 11, 12, 13, 14, 15, 16, 17, 18, 19, 20], "y": [1.597, 1.596, 1.584, 1.599, 1.508, 1.473, 1.602, 1.603, 1.603, 1.604, 1.604], "type": "scatter", "xaxis": "x", "yaxis": "y"}, {"customdata": [["Values Avg for <b>SEX</b>", "<b style=\"color:#3b0280;line-height:60px\">Analysis</b>", "", "[0:8719]", "Chunk index: <b>0</b>", 1.597, 0.0159], ["Values Avg for <b>SEX</b>", "<b style=\"color:#3b0280;line-height:60px\">Analysis</b>", "", "[8720:17439]", "Chunk index: <b>1</b>", 1.595, 0.0159], ["Values Avg for <b>SEX</b>", "<b style=\"color:#3b0280;line-height:60px\">Analysis</b>", "", "[17440:26159]", "Chunk index: <b>2</b>", 1.584, 0.0159], ["Values Avg for <b>SEX</b>", "<b style=\"color:#3b0280;line-height:60px\">Analysis</b>", "", "[26160:34879]", "Chunk index: <b>3</b>", 1.599, 0.0159], ["Values Avg for <b>SEX</b>", "<b style=\"color:#3b0280;line-height:60px\">Analysis</b>", "<span style=\"color:#AD0000\">⚠ <b>Drift detected</b></span>", "[34880:43599]", "Chunk index: <b>4</b>", 1.508, 0.0159], ["Values Avg for <b>SEX</b>", "<b style=\"color:#3b0280;line-height:60px\">Analysis</b>", "<span style=\"color:#AD0000\">⚠ <b>Drift detected</b></span>", "[43600:52319]", "Chunk index: <b>5</b>", 1.473, 0.0159], ["Values Avg for <b>SEX</b>", "<b style=\"color:#3b0280;line-height:60px\">Analysis</b>", "", "[52320:61039]", "Chunk index: <b>6</b>", 1.602, 0.0159], ["Values Avg for <b>SEX</b>", "<b style=\"color:#3b0280;line-height:60px\">Analysis</b>", "", "[61040:69759]", "Chunk index: <b>7</b>", 1.603, 0.0159], ["Values Avg for <b>SEX</b>", "<b style=\"color:#3b0280;line-height:60px\">Analysis</b>", "", "[69760:78479]", "Chunk index: <b>8</b>", 1.603, 0.0159], ["Values Avg for <b>SEX</b>", "<b style=\"color:#3b0280;line-height:60px\">Analysis</b>", "", "[78480:87204]", "Chunk index: <b>9</b>", 1.604, 0.0159]], "hovertemplate": "%{customdata[1]} &nbsp; &nbsp; %{customdata[2]} <br />Chunk: <b>%{customdata[3]}</b> &nbsp; &nbsp; %{customdata[4]} <br />%{customdata[0]}: <b>%{customdata[5]}</b><br />Confidence band: +/- <b>%{customdata[6]}</b><br /><extra></extra>", "legendgroup": "metric_analysis", "marker": {"color": "#00c8e5", "size": 5, "symbol": "circle"}, "mode": "markers", "name": "Metric", "showlegend": false, "x": [10.5, 11.5, 12.5, 13.5, 14.5, 15.5, 16.5, 17.5, 18.5, 19.5], "y": [1.597, 1.596, 1.584, 1.599, 1.508, 1.473, 1.602, 1.603, 1.603, 1.604, 1.604], "type": "scatter", "xaxis": "x", "yaxis": "y"}, {"hoverinfo": "skip", "legendgroup": "alert", "marker": {"color": "#DD4040", "size": 8, "symbol": "diamond"}, "mode": "markers", "name": "Alert", "showlegend": true, "x": [14.5, 15.5], "y": [1.508, 1.473], "type": "scatter", "xaxis": "x", "yaxis": "y"}, {"hoverinfo": "skip", "legendgroup": "thresh", "line": {"color": "#DD4040", "dash": "dash", "width": 2}, "mode": "lines", "name": "Threshold", "showlegend": true, "x": [0, 1, 2, 3, 4, 5, 6, 7, 8, 9, 10], "y": [1.604, 1.604, 1.604, 1.604, 1.604, 1.604, 1.604, 1.604, 1.604, 1.604, 1.604], "type": "scatter", "xaxis": "x", "yaxis": "y"}, {"hoverinfo": "skip", "legendgroup": "thresh", "line": {"color": "#DD4040", "dash": "dash", "width": 2}, "mode": "lines", "name": "Threshold", "showlegend": false, "x": [0, 1, 2, 3, 4, 5, 6, 7, 8, 9, 10], "y": [1.543, 1.543, 1.543, 1.543, 1.543, 1.543, 1.543, 1.543, 1.543, 1.543, 1.543], "type": "scatter", "xaxis": "x", "yaxis": "y"}, {"hoverinfo": "skip", "legendgroup": "thresh", "line": {"color": "#DD4040", "dash": "dash", "width": 2}, "mode": "lines", "name": "Threshold", "showlegend": false, "x": [10, 11, 12, 13, 14, 15, 16, 17, 18, 19, 20], "y": [1.604, 1.604, 1.604, 1.604, 1.604, 1.604, 1.604, 1.604, 1.604, 1.604, 1.604], "type": "scatter", "xaxis": "x", "yaxis": "y"}, {"hoverinfo": "skip", "legendgroup": "thresh", "line": {"color": "#DD4040", "dash": "dash", "width": 2}, "mode": "lines", "name": "Threshold", "showlegend": false, "x": [10, 11, 12, 13, 14, 15, 16, 17, 18, 19, 20], "y": [1.543, 1.543, 1.543, 1.543, 1.543, 1.543, 1.543, 1.543, 1.543, 1.543, 1.543], "type": "scatter", "xaxis": "x", "yaxis": "y"}, {"hoverinfo": "skip", "line": {"color": "rgba(0,0,0,0)", "shape": "hv"}, "mode": "lines", "name": "Confidence band", "showlegend": false, "x": [0, 1, 2, 3, 4, 5, 6, 7, 8, 9, 10], "y": [1.592, 1.591, 1.582, 1.588, 1.614, 1.587, 1.592, 1.604, 1.594, 1.612, 1.612], "type": "scatter", "xaxis": "x", "yaxis": "y"}, {"fill": "tonexty", "fillcolor": "rgba(0.0, 0.7843137254901961, 0.8980392156862745, 0.2)", "hoverinfo": "skip", "line": {"color": "rgba(0,0,0,0)", "shape": "hv"}, "mode": "lines", "name": "Confidence band", "showlegend": true, "x": [0, 1, 2, 3, 4, 5, 6, 7, 8, 9, 10], "y": [1.548, 1.546, 1.538, 1.544, 1.57, 1.543, 1.548, 1.559, 1.55, 1.568, 1.568], "type": "scatter", "xaxis": "x", "yaxis": "y"}, {"hoverinfo": "skip", "line": {"color": "rgba(0,0,0,0)", "shape": "hv"}, "mode": "lines", "name": "Confidence band", "showlegend": false, "x": [10, 11, 12, 13, 14, 15, 16, 17, 18, 19, 20], "y": [1.613, 1.611, 1.6, 1.615, 1.524, 1.489, 1.618, 1.619, 1.618, 1.62, 1.62], "type": "scatter", "xaxis": "x", "yaxis": "y"}, {"fill": "tonexty", "fillcolor": "rgba(0.0, 0.7843137254901961, 0.8980392156862745, 0.2)", "hoverinfo": "skip", "line": {"color": "rgba(0,0,0,0)", "shape": "hv"}, "mode": "lines", "name": "Confidence band", "showlegend": false, "x": [10, 11, 12, 13, 14, 15, 16, 17, 18, 19, 20], "y": [1.581, 1.58, 1.568, 1.583, 1.492, 1.457, 1.586, 1.587, 1.587, 1.588, 1.588], "type": "scatter", "xaxis": "x", "yaxis": "y"}], "layout": {"height": 500.0, "hoverlabel": {"bgcolor": "white", "font": {"size": 14}}, "legend": {"itemclick": false, "itemdoubleclick": false, "traceorder": "grouped"}, "paper_bgcolor": "rgba(255,255,255,1)", "plot_bgcolor": "rgba(255,255,255,1)", "title": {"text": "Averaged Values "}, "xaxis": {"linecolor": "#3b0280", "mirror": true, "showgrid": false, "title": {"text": "Chunk"}, "zeroline": false, "anchor": "y", "domain": [0.0, 1.0], "matches": "x"}, "yaxis": {"linecolor": "#3b0280", "mirror": true, "showgrid": false, "title": {"text": "Values Avg"}, "zeroline": false, "anchor": "x", "domain": [0.0, 1.0]}, "annotations": [{"font": {"size": 16}, "showarrow": false, "text": "Values Avg for <b>SEX</b>", "x": 0.5, "xanchor": "center", "xref": "paper", "y": 1.0, "yanchor": "bottom", "yref": "paper"}, {"showarrow": false, "text": "Reference", "x": 4.5, "xref": "x", "xshift": 10, "y": 1.01, "yref": "y domain"}, {"showarrow": false, "text": "Analysis", "x": 14.5, "xref": "x", "xshift": 15, "y": 1.01, "yref": "y domain"}], "shapes": [{"layer": "below", "line": {"color": "#666666", "width": 1}, "type": "line", "x0": 10, "x1": 10, "xref": "x", "y0": 0, "y1": 1, "yref": "y domain"}]}}
